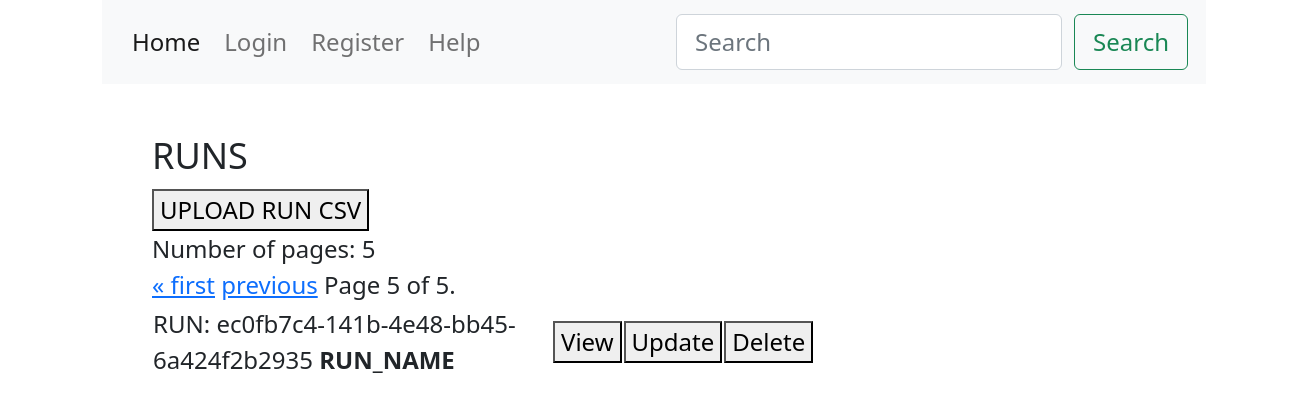
Before: /runs/?page=5 with the older database file.
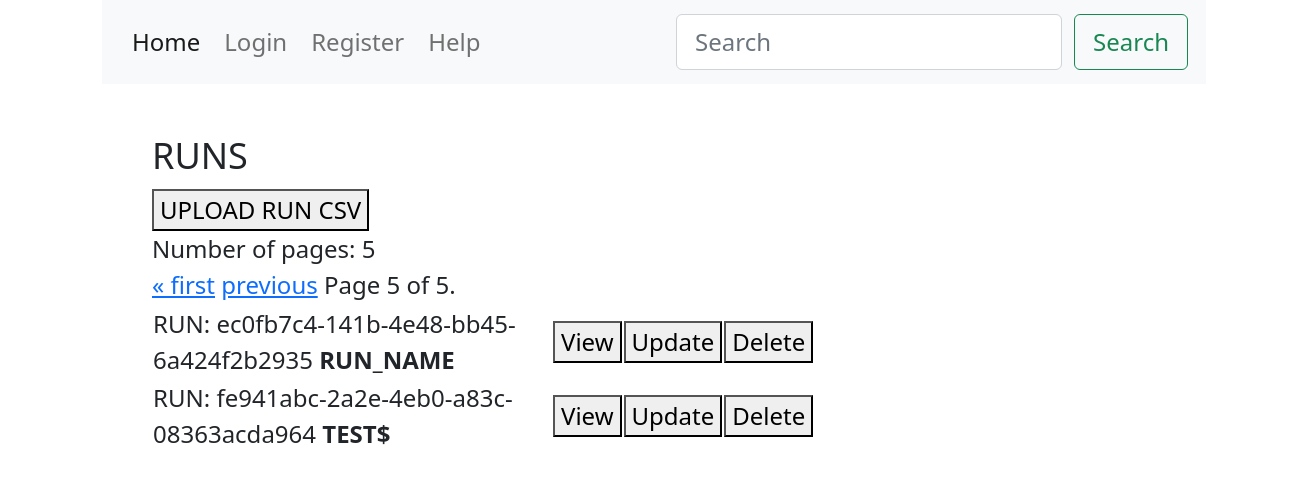
After: the same page with the newer database file.
### runs/models.py (models this page shows, shortened)
class Run(models.Model):
    run_id = models.CharField(
        max_length=255,
        unique=True,
        primary_key=True,
        editable=False,
        default=uuid.uuid4,
    )
    run_name = models.CharField(max_length=100, default="RUN_NAME")
    run_date = models.CharField(max_length=100, null=True, default="2023-01-01 09:00")
    uploaded_filename = models.FileField(null=True, blank=True, upload_to="data/")
    project_id = models.PositiveIntegerField(default=1)
    data_scientist_id = models.PositiveIntegerField(default=1)
    mlr_dataset = models.CharField(max_length=255, default="datased-used")
    feature_set = models.CharField(max_length=255, default="all-or-red")
    split = models.FloatField(default=0.0)
    tuned = models.BooleanField(default=False)
    setup = models.CharField(max_length=1000, default="setup-config")
    model_used = models.CharField(max_length=1000, default="model-parameters")
    holdout_acc = models.FloatField(default=0.0)
    metrics_dict = models.CharField(max_length=1000, default="{'example_field':'value}")
    accuracy = models.FloatField(default=0.0)
    roc_auc = models.FloatField(default=0.0)
    recall = models.FloatField(default=0.0)
    precision = models.FloatField(default=0.0)
    f1 = models.FloatField(default=0.0)
    kappa = models.FloatField(default=0.0)
    mcc = models.FloatField(default=0.0)

### runs/views.py (the view)
# urls.py: path("runs/", include("runs.urls", namespace="runs")),
def runs(request):
    runs = Run.objects.all()
    page_number = request.GET.get("page")
    if not page_number:
        page_number = 1
    paginator = Paginator(runs, 3)
    page_obj = paginator.get_page(page_number)
    runs = paginator.page(page_number)
    context = {"runs": runs, "page_obj": page_obj}
    return render(request, "runs/runs.html", context)

### runs/templates/runs/runs.html (shortened to what this page needs)
{% extends 'base.html' %} {% block content %}
<div class="container content">
  <main>
    <div class="">
      <div class="">
        <div class="" style="width:1200px;">
          <div class="">
            <h4>RUNS</h4>
          </div>
          <div class="">
            <a href="{% url 'runs:create-run-csv' %}"><button type="button" class="">UPLOAD
                RUN CSV</button></a>
          </div>
          <div>Number of pages: {{page_obj.paginator.num_pages}}</div>
          <div class="pagination">
            <span class="step-links">
              {% if page_obj.has_previous %}
              <a href="?page=1">&laquo; first</a>
              <a href="?page={{ page_obj.previous_page_number }}">previous</a>
              {% endif %}
              <span class="current">
                Page {{ page_obj.number }} of {{ page_obj.paginator.num_pages }}.
              </span>
            </span>
          </div>
          <div class="">
            <table class="table-auto border-collapse ">
              <thead>
                <tr>
                  <th class=""></th>
                  <th class=""></th>
                  <th class=""></th>
                  <th class=""></th>
                </tr>
              </thead>
              <tbody>
                {% for run in runs %}
                <tr class="">
                  <td class="" style="width:400px">
                    RUN:&nbsp;{{run.run_id}} <b>{{run.run_name}}</b>
                  </td>
                  <td class="">
                    <a href="{% url 'runs:run' run.run_id %}" class=""><button type="button" class="">View</button>
                    </a>
                  </td>
                  <td class="">
                    <a href="" class=""><button type=" button" class="">Update</button></a>
                  </td>
                  <td class="">
                    <a href="" class="">
                      <button type="button" class="">Delete</button></a>
                  </td>
                </tr>
                {% endfor %}
              </tbody>
            </table>
          </div>
        </div>
      </div>
    </div>
  </main>
</div>
{% endblock content %}

Changed rows visible on the page:
added Run: run_id "fe941abc-2a2e-4eb0-a83c-08363acda964", run_name "TEST$"
